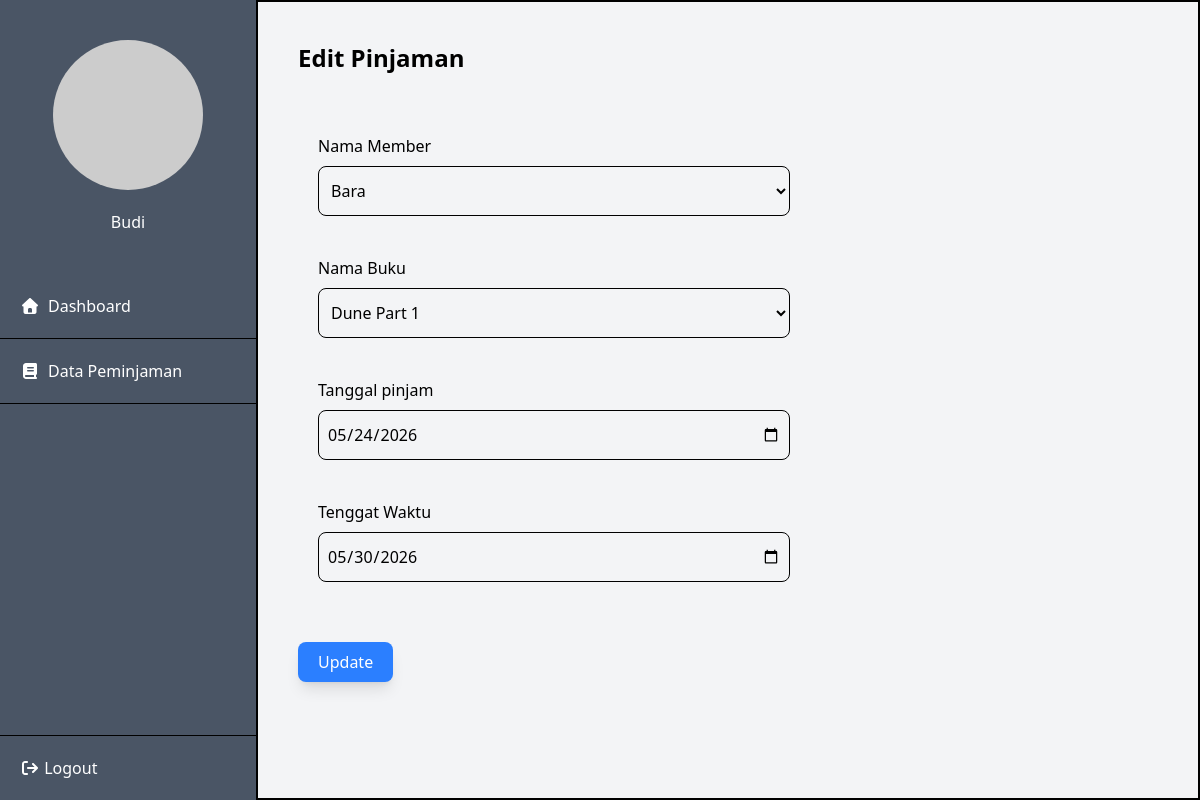
Page /pages/staff/peminjaman/view/edit.php?id=4 (signed in) on the committed database.
### tables this page shows
CREATE TABLE `pinjaman` (
  `id` int NOT NULL,
  `id_member` int NOT NULL,
  `id_buku` int NOT NULL,
  `tanggal_pinjam` date NOT NULL,
  `tenggat_waktu` date NOT NULL,
  `status` enum('dikembalikan','peminjaman') NOT NULL,
  `total_denda` decimal(13,0) DEFAULT NULL,
  `deleted_at` date DEFAULT NULL
);

CREATE TABLE `users` (
  `id` int NOT NULL,
  `username` varchar(255) NOT NULL,
  `email` varchar(255) NOT NULL,
  `password` varchar(255) NOT NULL,
  `role` enum('member','staff','admin') NOT NULL DEFAULT 'member',
  `deleted_at` date DEFAULT NULL
);

CREATE TABLE `buku` (
  `id` int NOT NULL,
  `code_buku` varchar(255) NOT NULL,
  `nama_buku` varchar(255) NOT NULL,
  `id_kategori` int DEFAULT '4',
  `nama_penerbit` varchar(255) NOT NULL,
  `isbn` varchar(255) NOT NULL,
  `stock` int NOT NULL DEFAULT '10',
  `nama_penulis` varchar(255) NOT NULL,
  `tgl_rilis_buku` date NOT NULL,
  `tgl_masuk` date NOT NULL,
  `deleted_at` date DEFAULT NULL
);

### pages/staff/peminjaman/model/peminjaman.php (called while the page is built, shortened)
<?php
class peminjamanModel
{
    private $conn;
    public function __construct($database)
    {
        $this->conn = $database;
    }
    public function getAllMember()
    {
        $q = $this->conn->prepare("
        SELECT * FROM users
        WHERE role = :role
        AND deleted_at IS NULL
        ");
        $q->execute([
            'role' => 'member'
        ]);
        return $q->fetchAll(PDO::FETCH_ASSOC);
    }
    public function getAllBuku()
    {
        $q = $this->conn->prepare("
        SELECT * FROM buku
        WHERE stock > 0
        AND deleted_at IS NULL
        ");
        $q->execute();
        return $q->fetchAll(PDO::FETCH_ASSOC);
    }
    public function getById($id)
    {
        $q = $this->conn->prepare("
        SELECT * FROM pinjaman
        WHERE id = :id
        AND deleted_at IS NULL
        ");
        $q->execute([
            "id" => $id
        ]);
        return $q->fetch(PDO::FETCH_ASSOC);
    }
}

### pages/staff/peminjaman/view/edit.php (the view, shortened to what this page needs)
<?php
require_once __DIR__ . "/../../layout/staff.php";
require_once __DIR__ . "/../model/peminjaman.php";
$data = new peminjamanModel($conn);
$id = $_GET["id"];
$old = $data->getById($id);
$member = $data->getAllMember();
$buku = $data->getAllBuku();
?>
<section class="ml-64 flex justify-center min-h-screen bg-gray-100 border border-black">
    <div class="border border-black w-full max-w-6xl p-10">
        <h2 class="text-2xl font-bold mb-10">Edit Pinjaman</h2>
        <form action="<?= BASE_URL ?>/pages/staff/peminjaman/action/update.php" method="post">
            <div class="flex flex-col gap-2 max-w-lg p-5">
                <label for="nama">Nama Member</label>
                <div class="border border-black flex items-stretch rounded-lg overflow-hidden">
                    <select name="id_member" id="id_member" class="px-2 py-3 w-full outline-none">
                        <?php foreach ($member as $item): ?>
                            <option value="<?= $item['id'] ?>" <?= $old['id_member'] == $item['id'] ? 'selected'  : "" ?>><?= ucwords($item['username']) ?></option>
                        <?php endforeach ?>
                    </select>
                </div>
            </div>
            <div class="flex flex-col gap-2 max-w-lg p-5">
                <label for="nama">Nama Buku</label>
                <div class="border border-black flex items-stretch rounded-lg overflow-hidden">
                    <select name="id_buku" id="id_buku" class="px-2 py-3 w-full outline-none">
                        <?php foreach ($buku as $item): ?>
                            <option value="<?= $item['id'] ?>" <?= $old['id_buku'] == $item['id'] ? 'selected' : '' ?>><?= ucwords($item['nama_buku']) ?></option>
                        <?php endforeach ?>
                    </select>
                </div>
            </div>
            <div class="flex flex-col gap-2 max-w-lg p-5">
                <label for="tanggal_pinjam">Tanggal pinjam</label>
                <div class="border border-black flex items-stretch rounded-lg overflow-hidden">
                    <input type="date"
                        name="tanggal_pinjam"
                        id="tanggal_pinjam"
                        class="px-2 py-3 w-full outline-none"
                        value="<?= $old['tanggal_pinjam'] ?>">
                </div>
            </div>
            <div class="flex flex-col gap-2 max-w-lg p-5">
                <label for="tenggat_waktu">Tenggat Waktu</label>
                <div class="border border-black flex items-stretch rounded-lg overflow-hidden">
                    <input type="date"
                        name="tenggat_waktu"
                        id="tenggat_waktu"
                        class="px-2 py-3 w-full outline-none"
                        value="<?= $old['tenggat_waktu'] ?>">
                </div>
            </div>
            <div class="my-10">
                <button type="submit" class="bg-blue-500 px-5 py-2 cursor-pointer shadow-lg text-white hover:bg-blue-900 hover:shadow-xl rounded-lg">Update</button>
            </div>
        </form>
    </div>
</section>

### rows in the picture
pinjaman: id_member "Bara", id_buku "Dune Part 1", tanggal_pinjam "05/24/2026", tenggat_waktu "05/30/2026"

### other values in the picture
$_SESSION['username'] "Budi"
